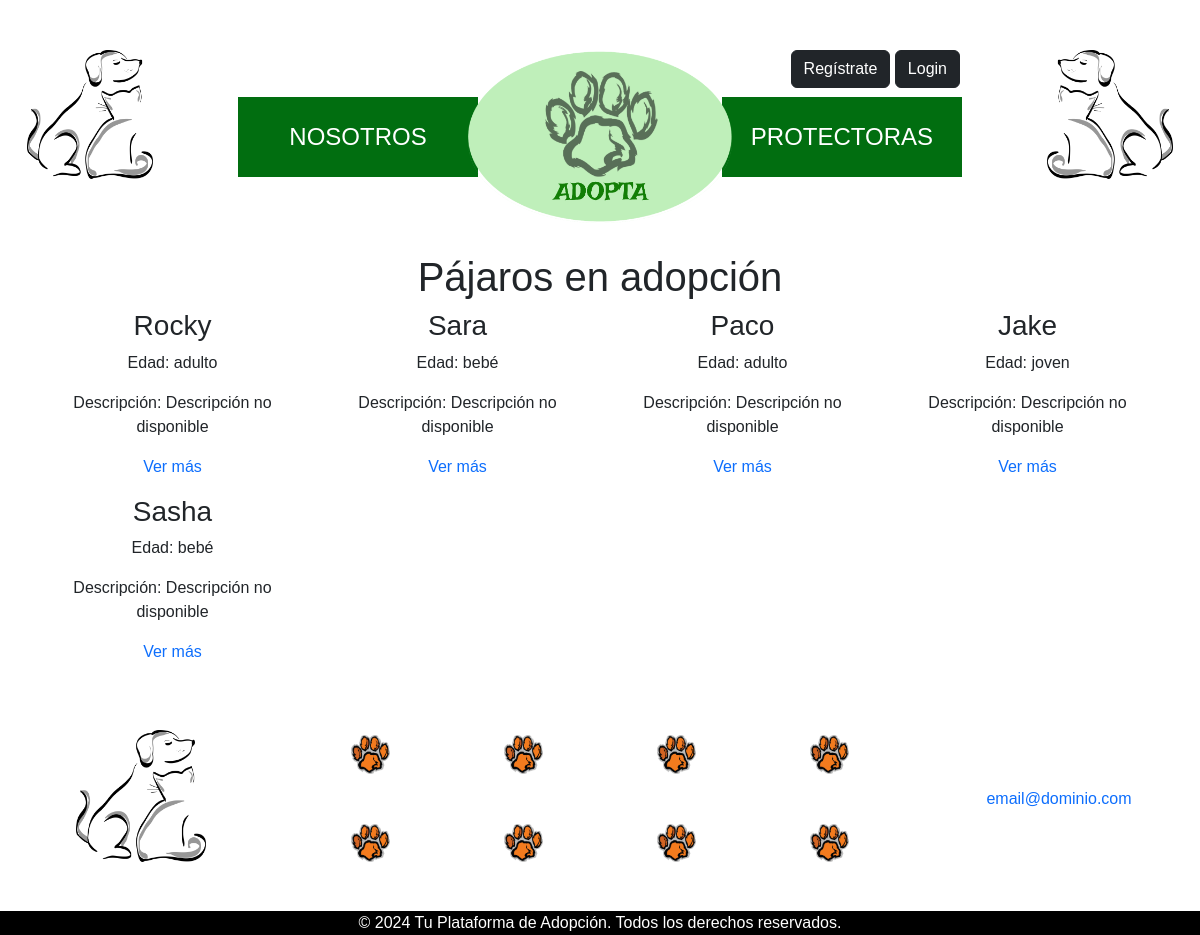
The app's page /public_html/router.php?action=buscarPorEspecie&especie=Pájaros with its own data.
### tables this page shows
CREATE TABLE IF NOT EXISTS `animales` (
  `id_animal` int NOT NULL AUTO_INCREMENT,
  `id_protectora` int DEFAULT NULL,
  `id_especie` int DEFAULT NULL,
  `nombre_animal` varchar(100) NOT NULL,
  `descripcion` longtext,
  `raza` varchar(100) DEFAULT NULL,
  `tamano` enum('enano','pequeño','mediano','grande','gigante') DEFAULT NULL,
  `sexo` enum('Macho','Hembra') DEFAULT NULL,
  `edad` enum('bebé','joven','adulto','anciano') DEFAULT NULL,
  `estado_salud` enum('Bueno','Enfermedad crónica','Malo','Otros (consultar)') DEFAULT NULL,
  `foto_principal` longblob NOT NULL,
  `fotos_adicionales` longblob,
  `adoptado` tinyint(1) DEFAULT '0',
  `urgente` tinyint(1) DEFAULT '0',
  `en_acogida` tinyint(1) DEFAULT '0',
  `esterilizado` enum('Sí','Con compromiso de esterilización') DEFAULT NULL,
  `fallecido` tinyint(1) DEFAULT '0',
  PRIMARY KEY (`id_animal`),
  KEY `id_protectora` (`id_protectora`),
  KEY `id_especie` (`id_especie`)
);

### public_html/index.php (called while the page is built, shortened)
<?php
    include PROJECT_ROOT . '/templates/main.php';
?>

### src/controllers/AnimalController.php (called while the page is built, shortened)
<?php
    require_once PROJECT_ROOT . '/src/models/Animal.php';
    class AnimalController {
        public $animalmodel;
        public function __construct($conn) {
            $this->conn = $conn;
            $this->animalmodel = new Animal($this->conn);
        }
        public function buscarPorEspecie($especie) {
            return $this->animalmodel->getAnimalesPorFiltro('especie', $especie);
        }
    }
?>

### src/models/Animal.php (called while the page is built, shortened)
<?php
    class Animal {
        private $conn;
        public function __construct($db) {
            $this->conn = $db;
        }
        public function getAnimalesPorFiltro($filtro, $valor) {
            if ($filtro = "especie"){
                $query = "SELECT a.*, e.nombre_especie FROM animales a
                JOIN especies e ON a.id_especie = e.id_especie
                WHERE e.nombre_especie = :valor";
                $stmt = $this->conn->prepare($query);
                $stmt->bindParam(':valor', $valor);
                $stmt->execute();
                return $stmt->fetchAll(PDO::FETCH_ASSOC);
            }
        }
    }
?>

### src/views/resultadosEspeciesView.php (the view, shortened to what this page needs)
<h1><?php echo htmlspecialchars($especie); ?> en adopción</h1>
<div id="animales-list" class="container">
    <div id="animales-container" class="row">
        <?php if (empty($animales)): ?>
            <p>No se encontraron animales para esta especie.</p>
        <?php else: ?>
            <?php foreach ($animales as $animal): ?>
                <div class="col-md-3 mb-3">
                    <div class="animal">
                        <h3><?php echo htmlspecialchars($animal['nombre_animal']); ?></h3>
                        <p>Edad: <?php echo htmlspecialchars($animal['edad']); ?></p>
                        <p>Descripción: <?php echo nl2br(htmlspecialchars($animal['descripcion'] ?? 'Descripción no disponible')); ?></p>
                        <a href="casoIndividual.php?id=<?php echo $animal['id_animal']; ?>">Ver más</a>
                    </div>
                </div>
            <?php endforeach; ?>
        <?php endif; ?>
    </div>
</div>

### public_html/assets/css/customStyle.css (style rules this page uses)
* { font-family: Arial, Helvetica, sans-serif; }
html, body { height: 100%; }
body { margin: 50px 0 0 0; display: flex; flex-direction: column; }
a { text-decoration: none !important; }

### records on screen
animales: nombre_animal "Rocky", edad "adulto", descripcion "Descripción no disponible"
animales: nombre_animal "Sara", edad "bebé", descripcion "Descripción no disponible"
animales: nombre_animal "Paco", edad "adulto", descripcion "Descripción no disponible"
animales: nombre_animal "Jake", edad "joven", descripcion "Descripción no disponible"
animales: nombre_animal "Sasha", edad "bebé", descripcion "Descripción no disponible"

### other values on screen
$especie "Pájaros"
